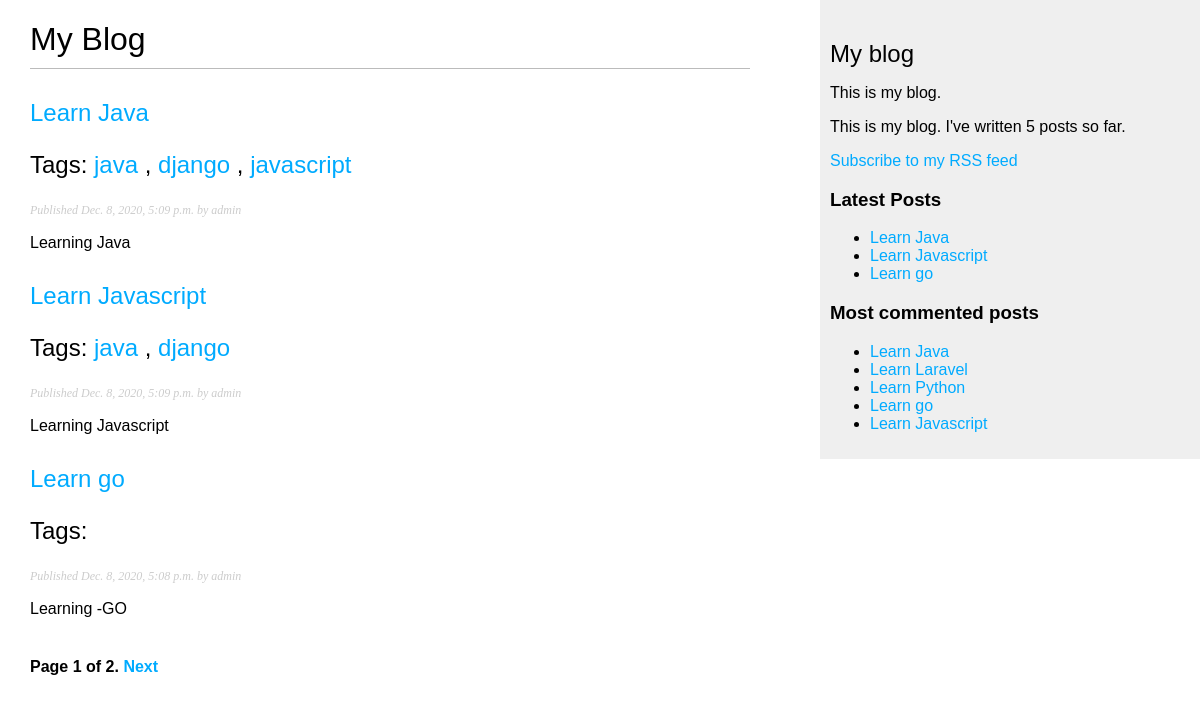
Screenshot of /blog/ with the database file from the repository.
### blog/models.py (models this page shows, shortened)
class Post(models.Model):
    STATUS_CHOICES = (
        ('draft', 'Draft'),
        ('published', 'Published'),
    )
    title = models.CharField(max_length=250)
    slug = models.SlugField(max_length=250, unique_for_date='publish')
    author = models.ForeignKey(User, on_delete=models.CASCADE, related_name='blog_posts')
    body = models.TextField()
    publish = models.DateTimeField(default=timezone.now)
    created = models.DateTimeField(auto_now_add=True)
    updated = models.DateTimeField(auto_now=True)
    status = models.CharField(max_length=10,
                                choices=STATUS_CHOICES,
                                default='draft')
    objects = models.Manager()
    published = PublishedManager()
    tags = TaggableManager()
    class Meta:
        ordering = ('-publish',)
    '''
        define the canonical(default) url for post resource
    '''
    def get_absolute_url(self):
        return reverse('blog:post_detail',
                        args=[
                            self.publish.year,
                            self.publish.month,
                            self.publish.day,
                            self.slug
                        ]
                    )

### blog/views.py (the view)
# urls.py: path('', views.post_list, name='post_list'),
def post_list(request, tag_slug=None):
    object_list = Post.published.all()
    tag = None
    if tag_slug:
        tag = get_object_or_404(Tag, slug=tag_slug)
        object_list = object_list.filter(tags__in=[tag])
    paginator = Paginator(object_list, 3)
    page = request.GET.get('page')
    try:
        posts = paginator.page(page)
    except PageNotAnInteger:
        posts = paginator.page(1)
    except EmptyPage:
        posts = paginator.page(paginator.num_pages)
    return render(request,
                    'blog/post/list.html',
                    {'page': page, 'posts': posts, 'tag':tag}
                )

### blog/models.py (called while the page is built)
    def get_queryset(self):
        return super(PublishedManager, self).get_queryset().filter(status='published')

### blog/templatetags/blog_tags.py (called while the page is built)
@register.simple_tag
def total_posts():
    return Post.published.count()

@register.inclusion_tag('blog/post/latest_posts.html')
def show_latest_posts(count=3):
    latest_posts = Post.published.order_by('-publish')[:count]
    return {'latest_posts': latest_posts}

@register.simple_tag
def get_most_commented_posts(count=5):
    return Post.published.annotate(total_comments=Count('comments')).order_by('-total_comments')[:count]

### blog/templates/blog/post/list.html (shortened to what this page needs)
{% extends "blog/base.html" %}
{% block content %}
    <h1>My Blog</h1>
    {% for post in posts %}
        <h2>
        <a href="{{ post.get_absolute_url }}">
            {{ post.title }}
        </a>
        <p class = "tags">Tags:
            {% for tag in post.tags.all %}
                <a href="{% url 'blog:post_list_by_tag' tag.slug %}">
                    {{ tag.name }}
                </a>
                {% if not forloop.last %}, {% endif %}
            {% endfor %}
        </p>
        </h2>
            <p class="date">
            Published {{ post.publish }} by {{ post.author }}
        </p>
        {{ post.body|truncatewords:30|linebreaks }}
    {% endfor %}
    {% include "blog/pagination.html" with page=posts %}
{% endblock %}

### blog/templates/blog/base.html (shortened to what this page needs)
{% load blog_tags %}
{% load static %}
<!DOCTYPE html>
<html>
    <head>
        <link href="{% static 'css/blog.css' %}" rel="stylesheet">
    </head>
<body>
    <div id="content">
        {% block content %}
        {% endblock %}
    </div>
    <div id="sidebar">
        <h2>My blog</h2>
        <p>This is my blog.</p>
        <p>This is my blog. I've written {% total_posts %} posts so far.</p>
        <a href="{% url 'blog:post_feed' %}">Subscribe to my RSS feed</a>
        <h3>Latest Posts</h3>
        {% show_latest_posts 3 %}
        <h3>Most commented posts</h3>
        {% get_most_commented_posts as most_commented_posts %}
        <ul>
            {% for post in most_commented_posts %}
                <li>
                    <a href="{{ post.get_absolute_url }}">{{ post.title }}</a>
                </li>
            {% endfor %}
        </ul>
    </div>
</body>
</html>

### blog/templates/blog/pagination.html (shortened to what this page needs)
<div class="pagination">
    <span class="step-links">
        <span class="current">
            Page {{ page.number }} of {{ page.paginator.num_pages }}.
        </span>
        {% if page.has_next %}
        <a href="?page={{ page.next_page_number }}">Next</a>
        {% endif %}
    </span>
</div>

### blog/templates/blog/post/latest_posts.html
<ul>
    {% for post in latest_posts %}
        <li>
            <a href="{{ post.get_absolute_url }}">{{ post.title }}</a>
        </li>
    {% endfor %}
</ul>

### blog/static/css/blog.css (style rules this page uses)
body { margin:0; padding:0; font-family:helvetica, sans-serif; }
a { color:#00abff; text-decoration:none; }
h1 { font-weight:normal; border-bottom:1px solid #bbb; padding:0 0 10px 0; }
h2 { font-weight:normal; margin:30px 0 0; }
#content { float:left; width:60%; padding:0 0 0 30px; }
#sidebar { float:right; width:30%; padding:10px; background:#efefef; height:100%; }
p.date { color:#ccc; font-family: georgia, serif; font-size: 12px; font-style: italic; }
.pagination { margin:40px 0; font-weight:bold; }

### rows the page displays
Post: title "Learn Java", publish "Dec. 8, 2020, 5:09 p.m.", author "admin", body "Learning Java"
Tag: name "java"
Tag: name "django"
Tag: name "javascript"
Post: title "Learn Javascript", publish "Dec. 8, 2020, 5:09 p.m.", author "admin", body "Learning Javascript"
Post: title "Learn go", publish "Dec. 8, 2020, 5:08 p.m.", author "admin", body "Learning -GO"
Post: title "Learn Laravel"
Post: title "Learn Python"

### other values shown
{{ page.number }} "1"
{{ page.paginator.num_pages }} "2"
